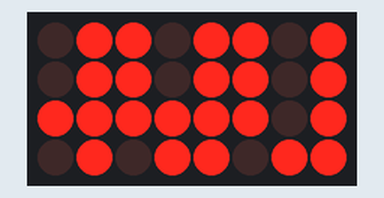
A sketch run on a simulated Arduino Uno, built with avr-gcc and run on an emulated ATmega328P. Parts: 8×4 LED matrix. Wiring (inferred from the names in the program): shift register (74HC595): data pin 8; shift clock pin 10; latch pin 9; LED matrix (orientation assumed): rows pin 2, pin 4, pin 3, pin 5; columns Q7, Q6, Q5, Q4, Q3, Q2, Q1, Q0.

Above: at 0.1 s.
At 4.6 s:
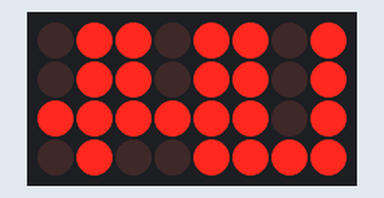
At 13.2 s:
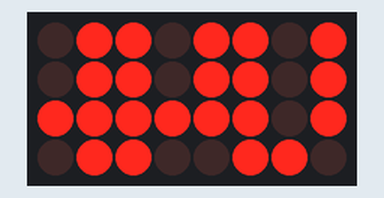
At 22.2 s:
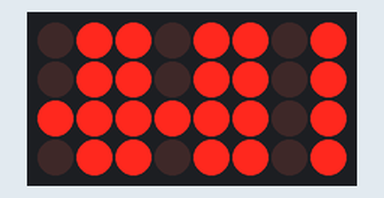
At 30.7 s:
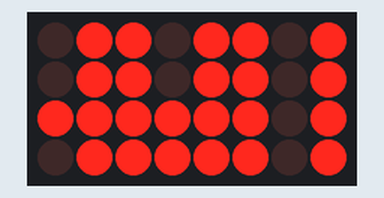
At 39.2 s:
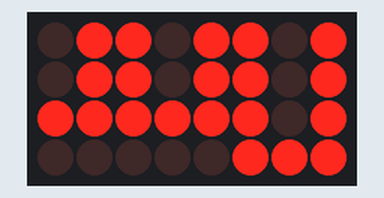

Measured:
- what the display in image 0 shows lasts 4.6 s, from 0.0 s to 4.6 s
- what the display in image 1 shows lasts 8.5 s, from 4.6 s to 13.1 s
- what the display in image 2 shows lasts 9.0 s, from 13.1 s to 22.1 s

The sketch:

MillidaysClock.ino
```cpp
int latch=9;  //74HC595  pin 9 STCP
int clock=10; //74HC595  pin 10 SHCP
int data=8;   //74HC595  pin 8 DS
int digitSelectPins[] = { 2, 4, 3, 5 };
unsigned int displayDigits[] = { 16, 16, 16, 16 }; // blanks

unsigned char table[]= {
  0x3f,0x06,0x5b,0x4f,0x66,0x6d,0x7d,0x07,
  0x7f,0x6f,0x77,0x7c,0x39,0x5e,0x79,0x71,
  0x00 }; //Display digital data

void setup() {
  pinMode(latch,OUTPUT);
  pinMode(clock,OUTPUT);
  pinMode(data,OUTPUT);
  for (size_t i = 0; i < sizeof(digitSelectPins) / sizeof(digitSelectPins[0]); ++i) {
    pinMode(digitSelectPins[i], OUTPUT);
  }
}

void selectDigit(unsigned int digit) {
  for (unsigned int i = 0; i < sizeof(digitSelectPins) / sizeof(digitSelectPins[0]); ++i) {
    digitalWrite(digitSelectPins[i], (i == digit) ? LOW : HIGH);
  }
}
/*   The most common method of using 74CH595
 *   latch->LOW : Begin transmitting signals.
 *   shiftOut(dataPin, clockPin, bitOrder, value)
 *   dataPin: the pin on which to output each bit. Allowed data types: int.
 *   clockPin: the pin to toggle once the dataPin has been set to the correct value. Allowed data types: int.
 *   bitOrder: which order to shift out the bits; either MSBFIRST or LSBFIRST. (Most Significant Bit First, or, Least Significant Bit First).
 *   value: the data to shift out. Allowed data types: byte.
 *   latch->HIch : The end of the transmission signal.
*/
void displayDigit(unsigned int digit, unsigned int num, bool addDecimalPoint) {
  unsigned char matrix = table[num] | (addDecimalPoint ? 0x80 : 0x00);
  digitalWrite(latch,LOW);
  shiftOut(data, clock, MSBFIRST, matrix);
  digitalWrite(latch,HIGH);
  selectDigit(digit);

}

void display(unsigned long duration) {
  unsigned long endTime = millis() + duration;
  while (millis() < endTime) {
    for (unsigned int i = 0; i < sizeof(digitSelectPins) / sizeof(digitSelectPins[0]); ++i) {
      displayDigit(i, displayDigits[i], i == 2);
      delay(1);
    }
  }
}

void setDigit(unsigned int digit, unsigned int val) {
  displayDigits[digit] = val;
}

void setDecimal(unsigned int num) {
  unsigned int numDigits = sizeof(digitSelectPins) / sizeof(digitSelectPins[0]);
  for (unsigned int i = 1; i <= numDigits; ++i) {
    unsigned int val = num % 10;
    setDigit(numDigits - i, val);
    num /= 10;
  }
}

void loop() {
  unsigned long hours = 13;
  unsigned long minutes = 21;
  unsigned long curTime = (hours * 60 + minutes) * 60 * 1000 + millis();
  unsigned long decamillidays = curTime * 10 / 60 / 60 / 24;
  setDecimal((unsigned int)decamillidays);
  display(500);
}
//
```
